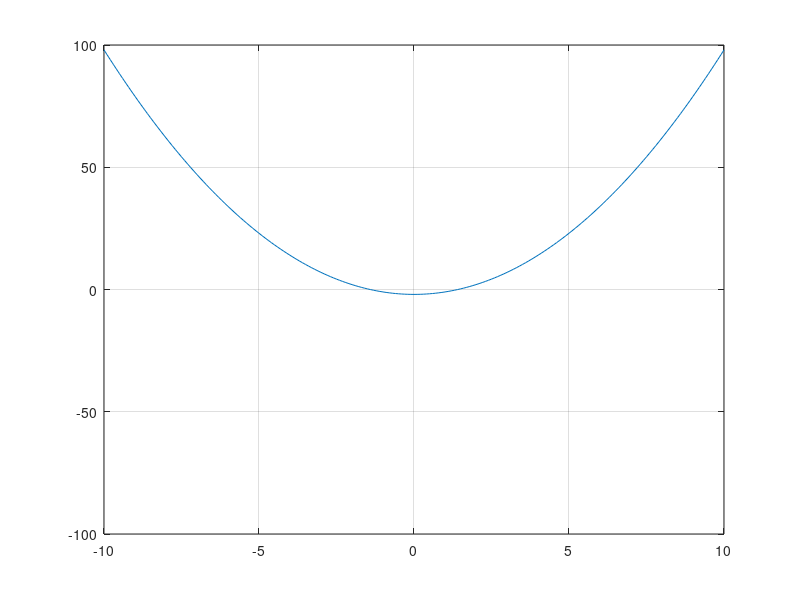

Write the MATLAB code that produced this figure.
%Prueba de una grafica en movimiento
clear,clc
x=-10:0.10:10;
k=-1;
y=k*x.^2-2;
h=plot(x,y); %h se define como "objeto"
grid on
axis([-10 10 -100 100])
while k<1
 k=k+0.01;
 y=k*x.^2-2;
 set(h,'XData',x,'YData',y); %manejo del objeto
 drawnow %en cada iteracion
 pause(0.01)
end